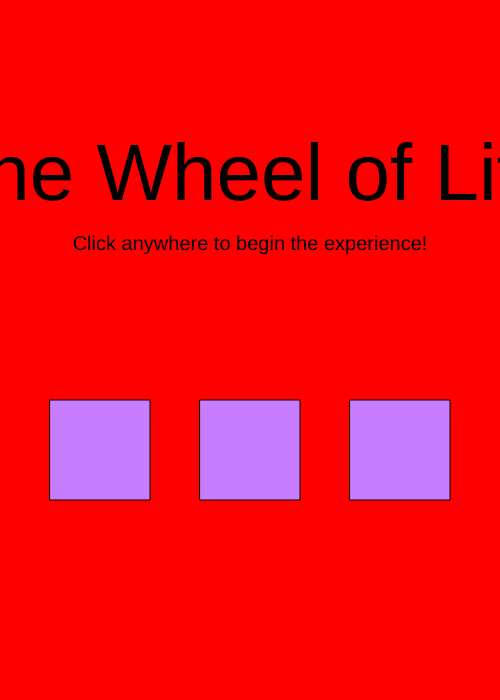
Frame 1 (no input)
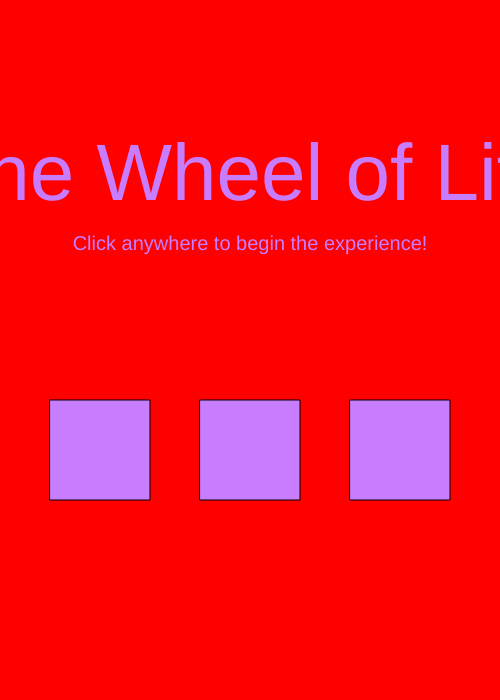
Frame 60 (no input)
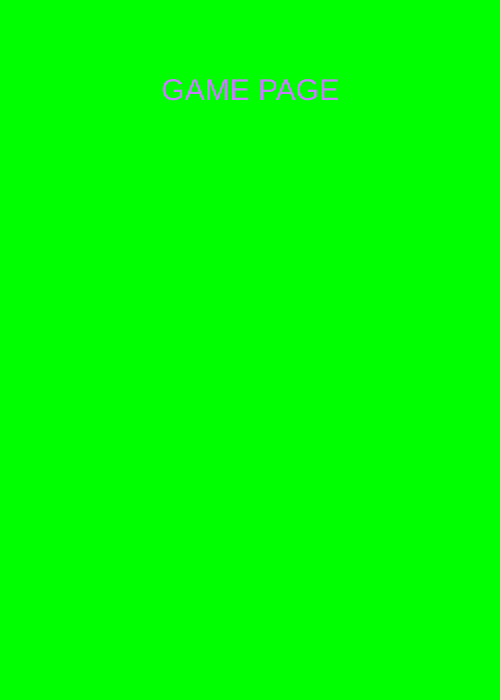
Frame 120 (the mouse pressed at the canvas centre since frame 60)

The p5.js sketch that drew these frames (run headless with seeded random() and noise() and a simulated clock; from frame 60 on, the mouse is pressed at the canvas centre):

// p5.js sketch
// ── sketch.js
var start;
var levelselect;
var game;
var end;
var counter;

function setup(){
  createCanvas(500,700);
  start = false;
  levelselect = false;
  game = false;
  end = false;
  counter = 0;

}

function draw(){
  if(counter == 1){
    start = true;
  }
  else if (counter == 2) {
    start = false;
    end = true;
  }
  else{
    end = false;
  }

  textAlign(CENTER);
  if(start == false && end == false){
    startPage();
  }
  else if (start == true) {
    gamePage();
  }
  else{
    endPage();
  }
}

function startPage(){
  background(255,0,0);
  textSize(80);
  text("The Wheel of Life", 250,200);
  textSize(20);
  text("Click anywhere to begin the experience!", 250, 250);

  fill(200,125,255);
  rect(50, 400, 100,100);
  rect(200, 400, 100,100);
  rect(350, 400, 100,100);


}

function gamePage(){
  background(0,255,0);
  textSize(30)
  text("GAME PAGE", 250,100);
}

function endPage(){
  background(0,0,255);
  textSize(80)
  text("GAME OVER", 250, 250);
}

function mousePressed(){
  if(start == false && end == false){
    counter = 1;
  }
  else if (true) {
    counter = 0;

  }

}

function keyPressed(){
  if(keyCode == DOWN_ARROW){
    counter = 2;
  }

}
